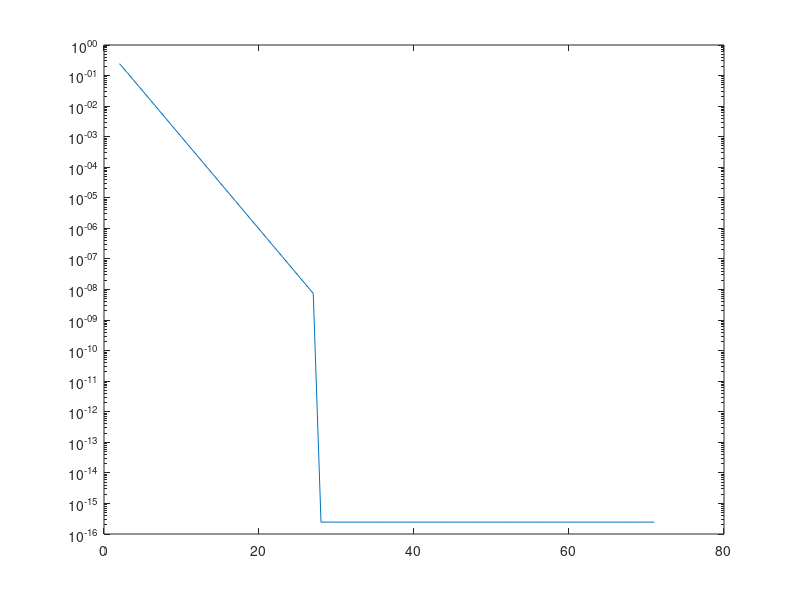

Write the MATLAB code that produced this figure.
errs = [0];
for k = 1 : 70
  arg = 2*pi
  h = 0.5^k;
  d = @(f, x) (f(x+h)-f(x))/h;
  prim = d(@(x) cos(x), arg);
  err = abs(prim + sin(arg)); # cos'x=-sin x
  errs = horzcat(errs, [err]);
  printf("h=%g, cos'(1)=%g, err=%g\n", h, prim, err);
endfor  
semilogy(errs);